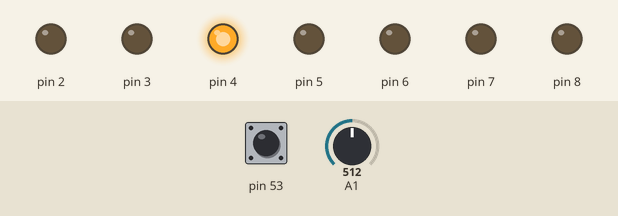
Simulated run of this sketch. Board: Arduino Mega 2560, built with avr-gcc and run on an emulated ATmega2560. Shown: output pins drawn as LEDs (lit = HIGH). The inputs (shaded band) are chosen by the test bench; at power-on: pin 53 HIGH, A1 = 512.

Above: at 1.2 s.
1.3 s: pin 53 pulled LOW for 0.15 s
At 3.2 s:
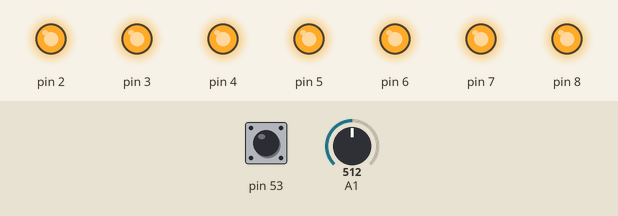
At 4.0 s:
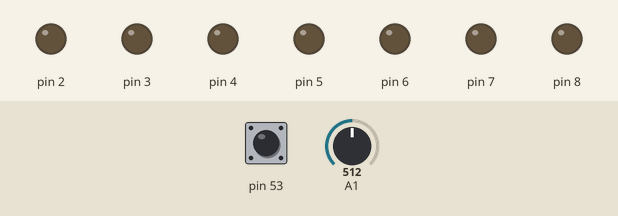
4.3 s: pin 53 pulled LOW for 3.2 s
9.0 s: A1 set to 431
At 12.7 s:
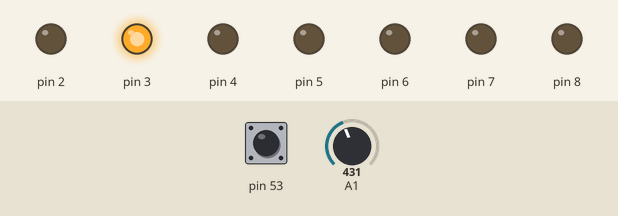
Timing chart, 0 to 14.2 s (numbered marks = the images above; inputs shaded):
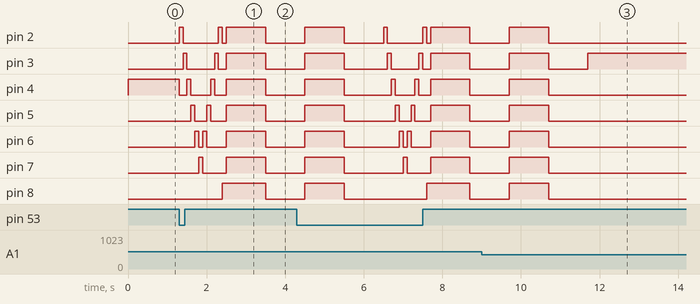

Measured:
- after the input at 1.3 s, pin 2: goes HIGH 0.10 s, LOW 0.90 s, HIGH 0.10 s, LOW 0.10 s, HIGH 1.0 s, then LOW, starting at once; pin 3: goes HIGH 0.10 s, LOW 0.70 s, HIGH 0.10 s, LOW 0.20 s, HIGH 1.0 s, then LOW, starting after 0.10 s
- after the input at 9.0 s, pin 4: goes on until 10.7 s, then stays LOW

The sketch:

led_joy_stick.ino
```cpp
void setup() {
  pinMode(A0,INPUT);
  pinMode(8,OUTPUT);
  pinMode(2,OUTPUT);
  pinMode(3,OUTPUT);
  pinMode(4,OUTPUT);
  pinMode(5,OUTPUT);
  pinMode(6,OUTPUT);
  pinMode(7,OUTPUT);
pinMode(A1,INPUT);
pinMode(53,INPUT);
Serial.begin(9600);
digitalWrite(53,1);
digitalWrite(A0,1);
}
void loop() {
if(analogRead(A1)<147&&analogRead(A1)>-1)
 {
   digitalWrite(8,1);
    digitalWrite(2,0);
     digitalWrite(3,0);
      digitalWrite(4,0);
       digitalWrite(5,0);
        digitalWrite(6,0);
         digitalWrite(7,0);

  }
  else
  {
   digitalWrite(8,0);

}


if(analogRead(A1)<294&&analogRead(A1)>147)
 {
   digitalWrite(8,0);
    digitalWrite(2,1);
     digitalWrite(3,0);
      digitalWrite(4,0);
       digitalWrite(5,0);
        digitalWrite(6,0);
         digitalWrite(7,0);

  }
  else
  {
   digitalWrite(2,0);

}
if(analogRead(A1)<441&&analogRead(A1)>294)
 {
   digitalWrite(8,0);
    digitalWrite(2,0);
     digitalWrite(3,1);
      digitalWrite(4,0);
       digitalWrite(5,0);
        digitalWrite(6,0);
         digitalWrite(7,0);

  }
  else
  {
   digitalWrite(3,0);

}
if(analogRead(A1)<588&&analogRead(A1)>441)
 {
   digitalWrite(8,0);
    digitalWrite(2,0);
     digitalWrite(3,0);
      digitalWrite(4,1);
       digitalWrite(5,0);
        digitalWrite(6,0);
         digitalWrite(7,0);

  }
  else
  {
   digitalWrite(4,0);

}
if(analogRead(A1)<735&&analogRead(A1)>588)
 {
   digitalWrite(8,0);
    digitalWrite(2,0);
     digitalWrite(3,0);
      digitalWrite(4,0);
       digitalWrite(5,1);
        digitalWrite(6,0);
         digitalWrite(7,0);

  }
  else
  {
   digitalWrite(5,0);

}
if(analogRead(A1)<879&&analogRead(A1)>735)
 {
   digitalWrite(8,0);
    digitalWrite(2,0);
     digitalWrite(3,0);
      digitalWrite(4,0);
       digitalWrite(5,0);
        digitalWrite(6,1);
         digitalWrite(7,0);

  }
  else
  {
   digitalWrite(6,0);

}
if(analogRead(A1)<1024&&analogRead(A1)>879)
 {
   digitalWrite(8,0);
    digitalWrite(2,0);
     digitalWrite(3,0);
      digitalWrite(4,0);
       digitalWrite(5,0);
        digitalWrite(6,0);
         digitalWrite(7,1);

  }
  else
  {
   digitalWrite(7,0);

}
if(digitalRead(53)==0)
 {
   digitalWrite(8,0);
    digitalWrite(2,0);
     digitalWrite(3,0);
      digitalWrite(4,0);
       digitalWrite(5,0);
        digitalWrite(6,0);
         digitalWrite(7,0);
          digitalWrite(8,1);
         delay(0.2);
                  digitalWrite(8,0);
                   digitalWrite(2,1);
                            delay(100);
                  digitalWrite(2,0);
                   digitalWrite(3,1);

                            delay(100);
                  digitalWrite(3,0);
                   digitalWrite(4,1);

                            delay(100);
                  digitalWrite(4,0);
                   digitalWrite(5,1);
                            delay(100);
                  digitalWrite(5,0);
                   digitalWrite(6,1);
                            delay(100);
                  digitalWrite(6,0);
                   digitalWrite(7,1);
                            delay(100);
                  digitalWrite(7,0);
                   digitalWrite(6,1);
                            delay(100);
                  digitalWrite(6,0);
                   digitalWrite(5,1);
                            delay(100);
                  digitalWrite(5,0);
                   digitalWrite(4,1);
                            delay(100);
                  digitalWrite(4,0);
                   digitalWrite(3,1);
                            delay(100);
                  digitalWrite(3,0);
                   digitalWrite(2,1);
                            delay(100);
                  digitalWrite(2,0);
                   digitalWrite(8,1);
                   delay(100);
  digitalWrite(8,1);
    digitalWrite(2,1);
     digitalWrite(3,1);
      digitalWrite(4,1);
       digitalWrite(5,1);
        digitalWrite(6,1);
         digitalWrite(7,1);
         delay(1000);
   digitalWrite(8,0);
    digitalWrite(2,0);
     digitalWrite(3,0);
      digitalWrite(4,0);
       digitalWrite(5,0);
        digitalWrite(6,0);
         digitalWrite(7,0);
          delay(1000);
          digitalWrite(8,1);
    digitalWrite(2,1);
     digitalWrite(3,1);
      digitalWrite(4,1);
       digitalWrite(5,1);
        digitalWrite(6,1);
         digitalWrite(7,1);
         delay(1000);
   digitalWrite(8,0);
    digitalWrite(2,0);
     digitalWrite(3,0);
      digitalWrite(4,0);
       digitalWrite(5,0);
        digitalWrite(6,0);
         digitalWrite(7,0);
          delay(1000);

  }
}
void re()
{
  Serial.println(A1);
  delay(500);

}
```
